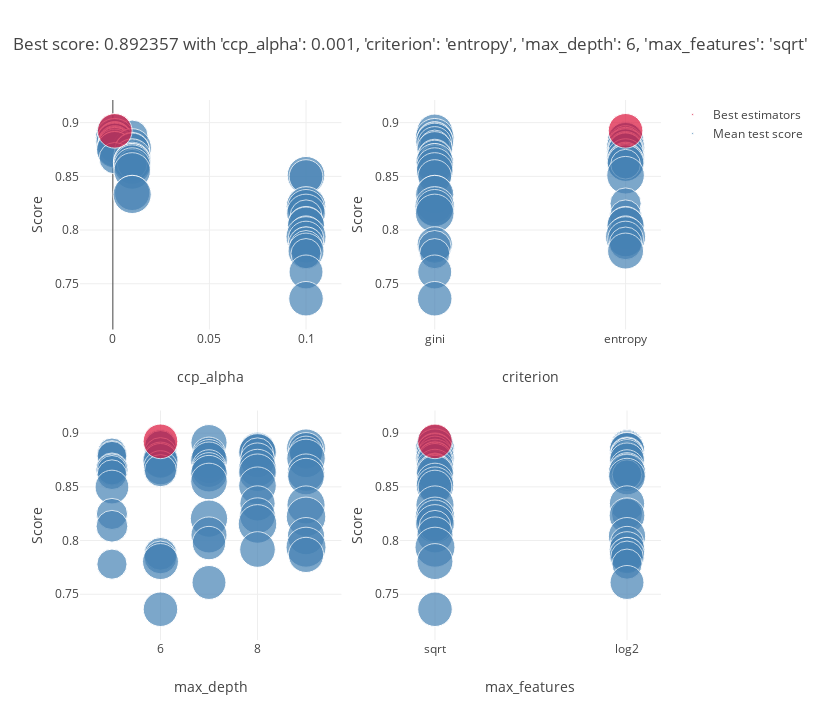

Source (notebook cell):
### Code cell
clf = GridSearchCV(model, parameters, cv=5, verbose=VERBOSE, n_jobs=-1)
clf.fit(X_train, y_train)
plot_grid_search(clf)
table_grid_search(clf)

### Figure 1 — Plotly figure (JSON) as saved in the notebook; plotly's stock layout.template omitted (floating-point values rounded to 4 significant figures)
{"data": [{"marker": {"color": "SteelBlue", "size": [0.9416, 0.7758, 0.7252, 0.6504, 1.083, 0.8764, 0.8946, 0.9632, 0.5925, 1.016, 0.788, 0.8178, 0.7732, 0.7548, 0.6593, 0.626, 0.843, 1.064, 0.9027, 0.962, 0.8765, 0.8702, 0.8254, 0.837, 1.012, 0.6042, 0.7114, 0.7418, 0.8689, 0.628, 0.7456, 1.006, 1.014, 0.964, 0.6344, 0.961, 0.961, 1.016, 0.82, 0.8916, 1.045, 0.696, 0.916, 1.124, 0.9999, 1.07, 0.726, 0.9338, 0.9952, 0.8018, 1.15, 0.9112, 0.7694, 0.8913, 0.7752, 0.9278, 0.654, 0.828, 0.8558], "sizemin": 4, "sizemode": "area", "sizeref": 0.001437}, "mode": "markers", "name": "Mean test score", "showlegend": true, "text": ["'ccp_alpha': 0.001,<br /> 'criterion': 'gini',<br /> 'max_depth': 7,<br /> 'max_features': 'sqrt'", "'ccp_alpha': 0.001,<br /> 'criterion': 'gini',<br /> 'max_depth': 6,<br /> 'max_features': 'log2'", "'ccp_alpha': 0.01,<br /> 'criterion': 'gini',<br /> 'max_depth': 6,<br /> 'max_features': 'log2'", "'ccp_alpha': 0.001,<br /> 'criterion': 'entropy',<br /> 'max_depth': 9,<br /> 'max_features': 'log2'", "'ccp_alpha': 0.001,<br /> 'criterion': 'gini',<br /> 'max_depth': 9,<br /> 'max_features': 'sqrt'", "'ccp_alpha': 0.001,<br /> 'criterion': 'gini',<br /> 'max_depth': 8,<br /> 'max_features': 'log2'", "'ccp_alpha': 0.001,<br /> 'criterion': 'gini',<br /> 'max_depth': 9,<br /> 'max_features': 'log2'", "'ccp_alpha': 0.001,<br /> 'criterion': 'entropy',<br /> 'max_depth': 8,<br /> 'max_features': 'sqrt'", "'ccp_alpha': 0.001,<br /> 'criterion': 'gini',<br /> 'max_depth': 5,<br /> 'max_features': 'log2'", "'ccp_alpha': 0.001,<br /> 'criterion': 'gini',<br /> 'max_depth': 8,<br /> 'max_features': 'sqrt'", "'ccp_alpha': 0.001,<br /> 'criterion': 'entropy',<br /> 'max_depth': 9,<br /> 'max_features': 'sqrt'", "'ccp_alpha': 0.001,<br /> 'criterion': 'gini',<br /> 'max_depth': 7,<br /> 'max_features': 'log2'", "'ccp_alpha': 0.001,<br /> 'criterion': 'entropy',<br /> 'max_depth': 6,<br /> 'max_features': 'log2'", "'ccp_alpha': 0.001,<br /> 'criterion': 'entropy',<br /> 'max_depth': 8,<br /> 'max_features': 'log2'", "'ccp_alpha': 0.001,<br /> 'criterion': 'gini',<br /> 'max_depth': 5,<br /> 'max_features': 'sqrt'", "'ccp_alpha': 0.001,<br /> 'criterion': 'entropy',<br /> 'max_depth': 5,<br /> 'max_features': 'log2'", "'ccp_alpha': 0.001,<br /> 'criterion': 'entropy',<br /> 'max_depth': 7,<br /> 'max_features': 'log2'", "'ccp_alpha': 0.01,<br /> 'criterion': 'entropy',<br /> 'max_depth': 9,<br /> 'max_features': 'sqrt'", "'ccp_alpha': 0.001,<br /> 'criterion': 'gini',<br /> 'max_depth': 6,<br /> 'max_features': 'sqrt'", "'ccp_alpha': 0.001,<br /> 'criterion': 'entropy',<br /> 'max_depth': 7,<br /> 'max_features': 'sqrt'", "'ccp_alpha': 0.01,<br /> 'criterion': 'entropy',<br /> 'max_depth': 8,<br /> 'max_features': 'log2'", "'ccp_alpha': 0.01,<br /> 'criterion': 'entropy',<br /> 'max_depth': 6,<br /> 'max_features': 'sqrt'", "'ccp_alpha': 0.01,<br /> 'criterion': 'gini',<br /> 'max_depth': 7,<br /> 'max_features': 'log2'", "'ccp_alpha': 0.01,<br /> 'criterion': 'gini',<br /> 'max_depth': 6,<br /> 'max_features': 'sqrt'", "'ccp_alpha': 0.01,<br /> 'criterion': 'entropy',<br /> 'max_depth': 8,<br /> 'max_features': 'sqrt'", "'ccp_alpha': 0.01,<br /> 'criterion': 'gini',<br /> 'max_depth': 5,<br /> 'max_features': 'log2'", "'ccp_alpha': 0.001,<br /> 'criterion': 'entropy',<br /> 'max_depth': 5,<br /> 'max_features': 'sqrt'", "'ccp_alpha': 0.01,<br /> 'criterion': 'entropy',<br /> 'max_depth': 5,<br /> 'max_features': 'sqrt'", "'ccp_alpha': 0.01,<br /> 'criterion': 'entropy',<br /> 'max_depth': 7,<br /> 'max_features': 'log2'", "'ccp_alpha': 0.01,<br /> 'criterion': 'gini',<br /> 'max_depth': 5,<br /> 'max_features': 'sqrt'", "'ccp_alpha': 0.01,<br /> 'criterion': 'entropy',<br /> 'max_depth': 6,<br /> 'max_features': 'log2'", "'ccp_alpha': 0.01,<br /> 'criterion': 'entropy',<br /> 'max_depth': 9,<br /> 'max_features': 'log2'", "'ccp_alpha': 0.01,<br /> 'criterion': 'gini',<br /> 'max_depth': 8,<br /> 'max_features': 'sqrt'", "'ccp_alpha': 0.01,<br /> 'criterion': 'entropy',<br /> 'max_depth': 7,<br /> 'max_features': 'sqrt'", "'ccp_alpha': 0.01,<br /> 'criterion': 'entropy',<br /> 'max_depth': 5,<br /> 'max_features': 'log2'", "'ccp_alpha': 0.01,<br /> 'criterion': 'gini',<br /> 'max_depth': 9,<br /> 'max_features': 'log2'", "'ccp_alpha': 0.01,<br /> 'criterion': 'gini',<br /> 'max_depth': 7,<br /> 'max_features': 'sqrt'", "'ccp_alpha': 0.1,<br /> 'criterion': 'entropy',<br /> 'max_depth': 8,<br /> 'max_features': 'sqrt'", "'ccp_alpha': 0.1,<br /> 'criterion': 'gini',<br /> 'max_depth': 5,<br /> 'max_features': 'sqrt'", "'ccp_alpha': 0.01,<br /> 'criterion': 'gini',<br /> 'max_depth': 8,<br /> 'max_features': 'log2'", "'ccp_alpha': 0.01,<br /> 'criterion': 'gini',<br /> 'max_depth': 9,<br /> 'max_features': 'sqrt'", "'ccp_alpha': 0.1,<br /> 'criterion': 'entropy',<br /> 'max_depth': 5,<br /> 'max_features': 'log2'", "'ccp_alpha': 0.1,<br /> 'criterion': 'gini',<br /> 'max_depth': 8,<br /> 'max_features': 'log2'", "'ccp_alpha': 0.1,<br /> 'criterion': 'gini',<br /> 'max_depth': 9,<br /> 'max_features': 'sqrt'", "'ccp_alpha': 0.1,<br /> 'criterion': 'gini',<br /> 'max_depth': 7,<br /> 'max_features': 'sqrt'", "'ccp_alpha': 0.1,<br /> 'criterion': 'gini',<br /> 'max_depth': 8,<br /> 'max_features': 'sqrt'", "'ccp_alpha': 0.1,<br /> 'criterion': 'entropy',<br /> 'max_depth': 5,<br /> 'max_features': 'sqrt'", "'ccp_alpha': 0.1,<br /> 'criterion': 'entropy',<br /> 'max_depth': 7,<br /> 'max_features': 'sqrt'", "'ccp_alpha': 0.1,<br /> 'criterion': 'entropy',<br /> 'max_depth': 9,<br /> 'max_features': 'log2'", "'ccp_alpha': 0.1,<br /> 'criterion': 'entropy',<br /> 'max_depth': 7,<br /> 'max_features': 'log2'", "'ccp_alpha': 0.1,<br /> 'criterion': 'entropy',<br /> 'max_depth': 9,<br /> 'max_features': 'sqrt'", "'ccp_alpha': 0.1,<br /> 'criterion': 'entropy',<br /> 'max_depth': 8,<br /> 'max_features': 'log2'", "'ccp_alpha': 0.1,<br /> 'criterion': 'entropy',<br /> 'max_depth': 6,<br /> 'max_features': 'log2'", "'ccp_alpha': 0.1,<br /> 'criterion': 'gini',<br /> 'max_depth': 9,<br /> 'max_features': 'log2'", "'ccp_alpha': 0.1,<br /> 'criterion': 'gini',<br /> 'max_depth': 6,<br /> 'max_features': 'log2'", "'ccp_alpha': 0.1,<br /> 'criterion': 'entropy',<br /> 'max_depth': 6,<br /> 'max_features': 'sqrt'", "'ccp_alpha': 0.1,<br /> 'criterion': 'gini',<br /> 'max_depth': 5,<br /> 'max_features': 'log2'", "'ccp_alpha': 0.1,<br /> 'criterion': 'gini',<br /> 'max_depth': 7,<br /> 'max_features': 'log2'", "'ccp_alpha': 0.1,<br /> 'criterion': 'gini',<br /> 'max_depth': 6,<br /> 'max_features': 'sqrt'"], "type": "scatter", "x": [0.001, 0.001, 0.01, 0.001, 0.001, 0.001, 0.001, 0.001, 0.001, 0.001, 0.001, 0.001, 0.001, 0.001, 0.001, 0.001, 0.001, 0.01, 0.001, 0.001, 0.01, 0.01, 0.01, 0.01, 0.01, 0.01, 0.001, 0.01, 0.01, 0.01, 0.01, 0.01, 0.01, 0.01, 0.01, 0.01, 0.01, 0.1, 0.1, 0.01, 0.01, 0.1, 0.1, 0.1, 0.1, 0.1, 0.1, 0.1, 0.1, 0.1, 0.1, 0.1, 0.1, 0.1, 0.1, 0.1, 0.1, 0.1, 0.1], "xaxis": "x", "y": [0.8911, 0.8881, 0.8876, 0.8871, 0.8859, 0.8848, 0.8841, 0.8831, 0.8821, 0.882, 0.8818, 0.8806, 0.8806, 0.8805, 0.879, 0.8786, 0.8781, 0.8765, 0.8751, 0.8747, 0.8746, 0.8741, 0.8688, 0.8678, 0.8675, 0.867, 0.8669, 0.8657, 0.8656, 0.8655, 0.8651, 0.8632, 0.8631, 0.8623, 0.8613, 0.8596, 0.855, 0.851, 0.8498, 0.8346, 0.8331, 0.8248, 0.8232, 0.8221, 0.8204, 0.8155, 0.8133, 0.8052, 0.8041, 0.7977, 0.7938, 0.7917, 0.7876, 0.7866, 0.7843, 0.7805, 0.7781, 0.761, 0.7361], "yaxis": "y"}, {"marker": {"color": "Crimson", "size": [0.8634], "sizemin": 4, "sizemode": "area", "sizeref": 0.001437}, "mode": "markers", "name": "Best estimators", "showlegend": true, "text": ["{'ccp_alpha': 0.001, 'criterion': 'entropy', 'max_depth': 6, 'max_features': 'sqrt'}"], "type": "scatter", "x": [0.001], "xaxis": "x", "y": [0.8924], "yaxis": "y"}, {"marker": {"color": "SteelBlue", "size": [0.9416, 0.7758, 0.7252, 0.6504, 1.083, 0.8764, 0.8946, 0.9632, 0.5925, 1.016, 0.788, 0.8178, 0.7732, 0.7548, 0.6593, 0.626, 0.843, 1.064, 0.9027, 0.962, 0.8765, 0.8702, 0.8254, 0.837, 1.012, 0.6042, 0.7114, 0.7418, 0.8689, 0.628, 0.7456, 1.006, 1.014, 0.964, 0.6344, 0.961, 0.961, 1.016, 0.82, 0.8916, 1.045, 0.696, 0.916, 1.124, 0.9999, 1.07, 0.726, 0.9338, 0.9952, 0.8018, 1.15, 0.9112, 0.7694, 0.8913, 0.7752, 0.9278, 0.654, 0.828, 0.8558], "sizemin": 4, "sizemode": "area", "sizeref": 0.001437}, "mode": "markers", "name": "Mean test score", "showlegend": false, "text": ["'ccp_alpha': 0.001,<br /> 'criterion': 'gini',<br /> 'max_depth': 7,<br /> 'max_features': 'sqrt'", "'ccp_alpha': 0.001,<br /> 'criterion': 'gini',<br /> 'max_depth': 6,<br /> 'max_features': 'log2'", "'ccp_alpha': 0.01,<br /> 'criterion': 'gini',<br /> 'max_depth': 6,<br /> 'max_features': 'log2'", "'ccp_alpha': 0.001,<br /> 'criterion': 'entropy',<br /> 'max_depth': 9,<br /> 'max_features': 'log2'", "'ccp_alpha': 0.001,<br /> 'criterion': 'gini',<br /> 'max_depth': 9,<br /> 'max_features': 'sqrt'", "'ccp_alpha': 0.001,<br /> 'criterion': 'gini',<br /> 'max_depth': 8,<br /> 'max_features': 'log2'", "'ccp_alpha': 0.001,<br /> 'criterion': 'gini',<br /> 'max_depth': 9,<br /> 'max_features': 'log2'", "'ccp_alpha': 0.001,<br /> 'criterion': 'entropy',<br /> 'max_depth': 8,<br /> 'max_features': 'sqrt'", "'ccp_alpha': 0.001,<br /> 'criterion': 'gini',<br /> 'max_depth': 5,<br /> 'max_features': 'log2'", "'ccp_alpha': 0.001,<br /> 'criterion': 'gini',<br /> 'max_depth': 8,<br /> 'max_features': 'sqrt'", "'ccp_alpha': 0.001,<br /> 'criterion': 'entropy',<br /> 'max_depth': 9,<br /> 'max_features': 'sqrt'", "'ccp_alpha': 0.001,<br /> 'criterion': 'gini',<br /> 'max_depth': 7,<br /> 'max_features': 'log2'", "'ccp_alpha': 0.001,<br /> 'criterion': 'entropy',<br /> 'max_depth': 6,<br /> 'max_features': 'log2'", "'ccp_alpha': 0.001,<br /> 'criterion': 'entropy',<br /> 'max_depth': 8,<br /> 'max_features': 'log2'", "'ccp_alpha': 0.001,<br /> 'criterion': 'gini',<br /> 'max_depth': 5,<br /> 'max_features': 'sqrt'", "'ccp_alpha': 0.001,<br /> 'criterion': 'entropy',<br /> 'max_depth': 5,<br /> 'max_features': 'log2'", "'ccp_alpha': 0.001,<br /> 'criterion': 'entropy',<br /> 'max_depth': 7,<br /> 'max_features': 'log2'", "'ccp_alpha': 0.01,<br /> 'criterion': 'entropy',<br /> 'max_depth': 9,<br /> 'max_features': 'sqrt'", "'ccp_alpha': 0.001,<br /> 'criterion': 'gini',<br /> 'max_depth': 6,<br /> 'max_features': 'sqrt'", "'ccp_alpha': 0.001,<br /> 'criterion': 'entropy',<br /> 'max_depth': 7,<br /> 'max_features': 'sqrt'", "'ccp_alpha': 0.01,<br /> 'criterion': 'entropy',<br /> 'max_depth': 8,<br /> 'max_features': 'log2'", "'ccp_alpha': 0.01,<br /> 'criterion': 'entropy',<br /> 'max_depth': 6,<br /> 'max_features': 'sqrt'", "'ccp_alpha': 0.01,<br /> 'criterion': 'gini',<br /> 'max_depth': 7,<br /> 'max_features': 'log2'", "'ccp_alpha': 0.01,<br /> 'criterion': 'gini',<br /> 'max_depth': 6,<br /> 'max_features': 'sqrt'", "'ccp_alpha': 0.01,<br /> 'criterion': 'entropy',<br /> 'max_depth': 8,<br /> 'max_features': 'sqrt'", "'ccp_alpha': 0.01,<br /> 'criterion': 'gini',<br /> 'max_depth': 5,<br /> 'max_features': 'log2'", "'ccp_alpha': 0.001,<br /> 'criterion': 'entropy',<br /> 'max_depth': 5,<br /> 'max_features': 'sqrt'", "'ccp_alpha': 0.01,<br /> 'criterion': 'entropy',<br /> 'max_depth': 5,<br /> 'max_features': 'sqrt'", "'ccp_alpha': 0.01,<br /> 'criterion': 'entropy',<br /> 'max_depth': 7,<br /> 'max_features': 'log2'", "'ccp_alpha': 0.01,<br /> 'criterion': 'gini',<br /> 'max_depth': 5,<br /> 'max_features': 'sqrt'", "'ccp_alpha': 0.01,<br /> 'criterion': 'entropy',<br /> 'max_depth': 6,<br /> 'max_features': 'log2'", "'ccp_alpha': 0.01,<br /> 'criterion': 'entropy',<br /> 'max_depth': 9,<br /> 'max_features': 'log2'", "'ccp_alpha': 0.01,<br /> 'criterion': 'gini',<br /> 'max_depth': 8,<br /> 'max_features': 'sqrt'", "'ccp_alpha': 0.01,<br /> 'criterion': 'entropy',<br /> 'max_depth': 7,<br /> 'max_features': 'sqrt'", "'ccp_alpha': 0.01,<br /> 'criterion': 'entropy',<br /> 'max_depth': 5,<br /> 'max_features': 'log2'", "'ccp_alpha': 0.01,<br /> 'criterion': 'gini',<br /> 'max_depth': 9,<br /> 'max_features': 'log2'", "'ccp_alpha': 0.01,<br /> 'criterion': 'gini',<br /> 'max_depth': 7,<br /> 'max_features': 'sqrt'", "'ccp_alpha': 0.1,<br /> 'criterion': 'entropy',<br /> 'max_depth': 8,<br /> 'max_features': 'sqrt'", "'ccp_alpha': 0.1,<br /> 'criterion': 'gini',<br /> 'max_depth': 5,<br /> 'max_features': 'sqrt'", "'ccp_alpha': 0.01,<br /> 'criterion': 'gini',<br /> 'max_depth': 8,<br /> 'max_features': 'log2'", "'ccp_alpha': 0.01,<br /> 'criterion': 'gini',<br /> 'max_depth': 9,<br /> 'max_features': 'sqrt'", "'ccp_alpha': 0.1,<br /> 'criterion': 'entropy',<br /> 'max_depth': 5,<br /> 'max_features': 'log2'", "'ccp_alpha': 0.1,<br /> 'criterion': 'gini',<br /> 'max_depth': 8,<br /> 'max_features': 'log2'", "'ccp_alpha': 0.1,<br /> 'criterion': 'gini',<br /> 'max_depth': 9,<br /> 'max_features': 'sqrt'", "'ccp_alpha': 0.1,<br /> 'criterion': 'gini',<br /> 'max_depth': 7,<br /> 'max_features': 'sqrt'", "'ccp_alpha': 0.1,<br /> 'criterion': 'gini',<br /> 'max_depth': 8,<br /> 'max_features': 'sqrt'", "'ccp_alpha': 0.1,<br /> 'criterion': 'entropy',<br /> 'max_depth': 5,<br /> 'max_features': 'sqrt'", "'ccp_alpha': 0.1,<br /> 'criterion': 'entropy',<br /> 'max_depth': 7,<br /> 'max_features': 'sqrt'", "'ccp_alpha': 0.1,<br /> 'criterion': 'entropy',<br /> 'max_depth': 9,<br /> 'max_features': 'log2'", "'ccp_alpha': 0.1,<br /> 'criterion': 'entropy',<br /> 'max_depth': 7,<br /> 'max_features': 'log2'", "'ccp_alpha': 0.1,<br /> 'criterion': 'entropy',<br /> 'max_depth': 9,<br /> 'max_features': 'sqrt'", "'ccp_alpha': 0.1,<br /> 'criterion': 'entropy',<br /> 'max_depth': 8,<br /> 'max_features': 'log2'", "'ccp_alpha': 0.1,<br /> 'criterion': 'entropy',<br /> 'max_depth': 6,<br /> 'max_features': 'log2'", "'ccp_alpha': 0.1,<br /> 'criterion': 'gini',<br /> 'max_depth': 9,<br /> 'max_features': 'log2'", "'ccp_alpha': 0.1,<br /> 'criterion': 'gini',<br /> 'max_depth': 6,<br /> 'max_features': 'log2'", "'ccp_alpha': 0.1,<br /> 'criterion': 'entropy',<br /> 'max_depth': 6,<br /> 'max_features': 'sqrt'", "'ccp_alpha': 0.1,<br /> 'criterion': 'gini',<br /> 'max_depth': 5,<br /> 'max_features': 'log2'", "'ccp_alpha': 0.1,<br /> 'criterion': 'gini',<br /> 'max_depth': 7,<br /> 'max_features': 'log2'", "'ccp_alpha': 0.1,<br /> 'criterion': 'gini',<br /> 'max_depth': 6,<br /> 'max_features': 'sqrt'"], "type": "scatter", "x": ["gini", "gini", "gini", "entropy", "gini", "gini", "gini", "entropy", "gini", "gini", "entropy", "gini", "entropy", "entropy", "gini", "entropy", "entropy", "entropy", "gini", "entropy", "entropy", "entropy", "gini", "gini", "entropy", "gini", "entropy", "entropy", "entropy", "gini", "entropy", "entropy", "gini", "entropy", "entropy", "gini", "gini", "entropy", "gini", "gini", "gini", "entropy", "gini", "gini", "gini", "gini", "entropy", "entropy", "entropy", "entropy", "entropy", "entropy", "entropy", "gini", "gini", "entropy", "gini", "gini", "gini"], "xaxis": "x2", "y": [0.8911, 0.8881, 0.8876, 0.8871, 0.8859, 0.8848, 0.8841, 0.8831, 0.8821, 0.882, 0.8818, 0.8806, 0.8806, 0.8805, 0.879, 0.8786, 0.8781, 0.8765, 0.8751, 0.8747, 0.8746, 0.8741, 0.8688, 0.8678, 0.8675, 0.867, 0.8669, 0.8657, 0.8656, 0.8655, 0.8651, 0.8632, 0.8631, 0.8623, 0.8613, 0.8596, 0.855, 0.851, 0.8498, 0.8346, 0.8331, 0.8248, 0.8232, 0.8221, 0.8204, 0.8155, 0.8133, 0.8052, 0.8041, 0.7977, 0.7938, 0.7917, 0.7876, 0.7866, 0.7843, 0.7805, 0.7781, 0.761, 0.7361], "yaxis": "y2"}, {"marker": {"color": "Crimson", "size": [0.8634], "sizemin": 4, "sizemode": "area", "sizeref": 0.001437}, "mode": "markers", "name": "Best estimators", "showlegend": false, "text": ["{'ccp_alpha': 0.001, 'criterion': 'entropy', 'max_depth': 6, 'max_features': 'sqrt'}"], "type": "scatter", "x": ["entropy"], "xaxis": "x2", "y": [0.8924], "yaxis": "y2"}, {"marker": {"color": "SteelBlue", "size": [0.9416, 0.7758, 0.7252, 0.6504, 1.083, 0.8764, 0.8946, 0.9632, 0.5925, 1.016, 0.788, 0.8178, 0.7732, 0.7548, 0.6593, 0.626, 0.843, 1.064, 0.9027, 0.962, 0.8765, 0.8702, 0.8254, 0.837, 1.012, 0.6042, 0.7114, 0.7418, 0.8689, 0.628, 0.7456, 1.006, 1.014, 0.964, 0.6344, 0.961, 0.961, 1.016, 0.82, 0.8916, 1.045, 0.696, 0.916, 1.124, 0.9999, 1.07, 0.726, 0.9338, 0.9952, 0.8018, 1.15, 0.9112, 0.7694, 0.8913, 0.7752, 0.9278, 0.654, 0.828, 0.8558], "sizemin": 4, "sizemode": "area", "sizeref": 0.001437}, "mode": "markers", "name": "Mean test score", "showlegend": false, "text": ["'ccp_alpha': 0.001,<br /> 'criterion': 'gini',<br /> 'max_depth': 7,<br /> 'max_features': 'sqrt'", "'ccp_alpha': 0.001,<br /> 'criterion': 'gini',<br /> 'max_depth': 6,<br /> 'max_features': 'log2'", "'ccp_alpha': 0.01,<br /> 'criterion': 'gini',<br /> 'max_depth': 6,<br /> 'max_features': 'log2'", "'ccp_alpha': 0.001,<br /> 'criterion': 'entropy',<br /> 'max_depth': 9,<br /> 'max_features': 'log2'", "'ccp_alpha': 0.001,<br /> 'criterion': 'gini',<br /> 'max_depth': 9,<br /> 'max_features': 'sqrt'", "'ccp_alpha': 0.001,<br /> 'criterion': 'gini',<br /> 'max_depth': 8,<br /> 'max_features': 'log2'", "'ccp_alpha': 0.001,<br /> 'criterion': 'gini',<br /> 'max_depth': 9,<br /> 'max_features': 'log2'", "'ccp_alpha': 0.001,<br /> 'criterion': 'entropy',<br /> 'max_depth': 8,<br /> 'max_features': 'sqrt'", "'ccp_alpha': 0.001,<br /> 'criterion': 'gini',<br /> 'max_depth': 5,<br /> 'max_features': 'log2'", "'ccp_alpha': 0.001,<br /> 'criterion': 'gini',<br /> 'max_depth': 8,<br /> 'max_features': 'sqrt'", "'ccp_alpha': 0.001,<br /> 'criterion': 'entropy',<br /> 'max_depth': 9,<br /> 'max_features': 'sqrt'", "'ccp_alpha': 0.001,<br /> 'criterion': 'gini',<br /> 'max_depth': 7,<br /> 'max_features': 'log2'", "'ccp_alpha': 0.001,<br /> 'criterion': 'entropy',<br /> 'max_depth': 6,<br /> 'max_features': 'log2'", "'ccp_alpha': 0.001,<br /> 'criterion': 'entropy',<br /> 'max_depth': 8,<br /> 'max_features': 'log2'", "'ccp_alpha': 0.001,<br /> 'criterion': 'gini',<br /> 'max_depth': 5,<br /> 'max_features': 'sqrt'", "'ccp_alpha': 0.001,<br /> 'criterion': 'entropy',<br /> 'max_depth': 5,<br /> 'max_features': 'log2'", "'ccp_alpha': 0.001,<br /> 'criterion': 'entropy',<br /> 'max_depth': 7,<br /> 'max_features': 'log2'", "'ccp_alpha': 0.01,<br /> 'criterion': 'entropy',<br /> 'max_depth': 9,<br /> 'max_features': 'sqrt'", "'ccp_alpha': 0.001,<br /> 'criterion': 'gini',<br /> 'max_depth': 6,<br /> 'max_features': 'sqrt'", "'ccp_alpha': 0.001,<br /> 'criterion': 'entropy',<br /> 'max_depth': 7,<br /> 'max_features': 'sqrt'", "'ccp_alpha': 0.01,<br /> 'criterion': 'entropy',<br /> 'max_depth': 8,<br /> 'max_features': 'log2'", "'ccp_alpha': 0.01,<br /> 'criterion': 'entropy',<br /> 'max_depth': 6,<br /> 'max_features': 'sqrt'", "'ccp_alpha': 0.01,<br /> 'criterion': 'gini',<br /> 'max_depth': 7,<br /> 'max_features': 'log2'", "'ccp_alpha': 0.01,<br /> 'criterion': 'gini',<br /> 'max_depth': 6,<br /> 'max_features': 'sqrt'", "'ccp_alpha': 0.01,<br /> 'criterion': 'entropy',<br /> 'max_depth': 8,<br /> 'max_features': 'sqrt'", "'ccp_alpha': 0.01,<br /> 'criterion': 'gini',<br /> 'max_depth': 5,<br /> 'max_features': 'log2'", "'ccp_alpha': 0.001,<br /> 'criterion': 'entropy',<br /> 'max_depth': 5,<br /> 'max_features': 'sqrt'", "'ccp_alpha': 0.01,<br /> 'criterion': 'entropy',<br /> 'max_depth': 5,<br /> 'max_features': 'sqrt'", "'ccp_alpha': 0.01,<br /> 'criterion': 'entropy',<br /> 'max_depth': 7,<br /> 'max_features': 'log2'", "'ccp_alpha': 0.01,<br /> 'criterion': 'gini',<br /> 'max_depth': 5,<br /> 'max_features': 'sqrt'", "'ccp_alpha': 0.01,<br /> 'criterion': 'entropy',<br /> 'max_depth': 6,<br /> 'max_features': 'log2'", "'ccp_alpha': 0.01,<br /> 'criterion': 'entropy',<br /> 'max_depth': 9,<br /> 'max_features': 'log2'", "'ccp_alpha': 0.01,<br /> 'criterion': 'gini',<br /> 'max_depth': 8,<br /> 'max_features': 'sqrt'", "'ccp_alpha': 0.01,<br /> 'criterion': 'entropy',<br /> 'max_depth': 7,<br /> 'max_features': 'sqrt'", "'ccp_alpha': 0.01,<br /> 'criterion': 'entropy',<br /> 'max_depth': 5,<br /> 'max_features': 'log2'", "'ccp_alpha': 0.01,<br /> 'criterion': 'gini',<br /> 'max_depth': 9,<br /> 'max_features': 'log2'", "'ccp_alpha': 0.01,<br /> 'criterion': 'gini',<br /> 'max_depth': 7,<br /> 'max_features': 'sqrt'", "'ccp_alpha': 0.1,<br /> 'criterion': 'entropy',<br /> 'max_depth': 8,<br /> 'max_features': 'sqrt'", "'ccp_alpha': 0.1,<br /> 'criterion': 'gini',<br /> 'max_depth': 5,<br /> 'max_features': 'sqrt'", "'ccp_alpha': 0.01,<br /> 'criterion': 'gini',<br /> 'max_depth': 8,<br /> 'max_features': 'log2'", "'ccp_alpha': 0.01,<br /> 'criterion': 'gini',<br /> 'max_depth': 9,<br /> 'max_features': 'sqrt'", "'ccp_alpha': 0.1,<br /> 'criterion': 'entropy',<br /> 'max_depth': 5,<br /> 'max_features': 'log2'", "'ccp_alpha': 0.1,<br /> 'criterion': 'gini',<br /> 'max_depth': 8,<br /> 'max_features': 'log2'", "'ccp_alpha': 0.1,<br /> 'criterion': 'gini',<br /> 'max_depth': 9,<br /> 'max_features': 'sqrt'", "'ccp_alpha': 0.1,<br /> 'criterion': 'gini',<br /> 'max_depth': 7,<br /> 'max_features': 'sqrt'", "'ccp_alpha': 0.1,<br /> 'criterion': 'gini',<br /> 'max_depth': 8,<br /> 'max_features': 'sqrt'", "'ccp_alpha': 0.1,<br /> 'criterion': 'entropy',<br /> 'max_depth': 5,<br /> 'max_features': 'sqrt'", "'ccp_alpha': 0.1,<br /> 'criterion': 'entropy',<br /> 'max_depth': 7,<br /> 'max_features': 'sqrt'", "'ccp_alpha': 0.1,<br /> 'criterion': 'entropy',<br /> 'max_depth': 9,<br /> 'max_features': 'log2'", "'ccp_alpha': 0.1,<br /> 'criterion': 'entropy',<br /> 'max_depth': 7,<br /> 'max_features': 'log2'", "'ccp_alpha': 0.1,<br /> 'criterion': 'entropy',<br /> 'max_depth': 9,<br /> 'max_features': 'sqrt'", "'ccp_alpha': 0.1,<br /> 'criterion': 'entropy',<br /> 'max_depth': 8,<br /> 'max_features': 'log2'", "'ccp_alpha': 0.1,<br /> 'criterion': 'entropy',<br /> 'max_depth': 6,<br /> 'max_features': 'log2'", "'ccp_alpha': 0.1,<br /> 'criterion': 'gini',<br /> 'max_depth': 9,<br /> 'max_features': 'log2'", "'ccp_alpha': 0.1,<br /> 'criterion': 'gini',<br /> 'max_depth': 6,<br /> 'max_features': 'log2'", "'ccp_alpha': 0.1,<br /> 'criterion': 'entropy',<br /> 'max_depth': 6,<br /> 'max_features': 'sqrt'", "'ccp_alpha': 0.1,<br /> 'criterion': 'gini',<br /> 'max_depth': 5,<br /> 'max_features': 'log2'", "'ccp_alpha': 0.1,<br /> 'criterion': 'gini',<br /> 'max_depth': 7,<br /> 'max_features': 'log2'", "'ccp_alpha': 0.1,<br /> 'criterion': 'gini',<br /> 'max_depth': 6,<br /> 'max_features': 'sqrt'"], "type": "scatter", "x": [7, 6, 6, 9, 9, 8, 9, 8, 5, 8, 9, 7, 6, 8, 5, 5, 7, 9, 6, 7, 8, 6, 7, 6, 8, 5, 5, 5, 7, 5, 6, 9, 8, 7, 5, 9, 7, 8, 5, 8, 9, 5, 8, 9, 7, 8, 5, 7, 9, 7, 9, 8, 6, 9, 6, 6, 5, 7, 6], "xaxis": "x3", "y": [0.8911, 0.8881, 0.8876, 0.8871, 0.8859, 0.8848, 0.8841, 0.8831, 0.8821, 0.882, 0.8818, 0.8806, 0.8806, 0.8805, 0.879, 0.8786, 0.8781, 0.8765, 0.8751, 0.8747, 0.8746, 0.8741, 0.8688, 0.8678, 0.8675, 0.867, 0.8669, 0.8657, 0.8656, 0.8655, 0.8651, 0.8632, 0.8631, 0.8623, 0.8613, 0.8596, 0.855, 0.851, 0.8498, 0.8346, 0.8331, 0.8248, 0.8232, 0.8221, 0.8204, 0.8155, 0.8133, 0.8052, 0.8041, 0.7977, 0.7938, 0.7917, 0.7876, 0.7866, 0.7843, 0.7805, 0.7781, 0.761, 0.7361], "yaxis": "y3"}, {"marker": {"color": "Crimson", "size": [0.8634], "sizemin": 4, "sizemode": "area", "sizeref": 0.001437}, "mode": "markers", "name": "Best estimators", "showlegend": false, "text": ["{'ccp_alpha': 0.001, 'criterion': 'entropy', 'max_depth': 6, 'max_features': 'sqrt'}"], "type": "scatter", "x": [6], "xaxis": "x3", "y": [0.8924], "yaxis": "y3"}, {"marker": {"color": "SteelBlue", "size": [0.9416, 0.7758, 0.7252, 0.6504, 1.083, 0.8764, 0.8946, 0.9632, 0.5925, 1.016, 0.788, 0.8178, 0.7732, 0.7548, 0.6593, 0.626, 0.843, 1.064, 0.9027, 0.962, 0.8765, 0.8702, 0.8254, 0.837, 1.012, 0.6042, 0.7114, 0.7418, 0.8689, 0.628, 0.7456, 1.006, 1.014, 0.964, 0.6344, 0.961, 0.961, 1.016, 0.82, 0.8916, 1.045, 0.696, 0.916, 1.124, 0.9999, 1.07, 0.726, 0.9338, 0.9952, 0.8018, 1.15, 0.9112, 0.7694, 0.8913, 0.7752, 0.9278, 0.654, 0.828, 0.8558], "sizemin": 4, "sizemode": "area", "sizeref": 0.001437}, "mode": "markers", "name": "Mean test score", "showlegend": false, "text": ["'ccp_alpha': 0.001,<br /> 'criterion': 'gini',<br /> 'max_depth': 7,<br /> 'max_features': 'sqrt'", "'ccp_alpha': 0.001,<br /> 'criterion': 'gini',<br /> 'max_depth': 6,<br /> 'max_features': 'log2'", "'ccp_alpha': 0.01,<br /> 'criterion': 'gini',<br /> 'max_depth': 6,<br /> 'max_features': 'log2'", "'ccp_alpha': 0.001,<br /> 'criterion': 'entropy',<br /> 'max_depth': 9,<br /> 'max_features': 'log2'", "'ccp_alpha': 0.001,<br /> 'criterion': 'gini',<br /> 'max_depth': 9,<br /> 'max_features': 'sqrt'", "'ccp_alpha': 0.001,<br /> 'criterion': 'gini',<br /> 'max_depth': 8,<br /> 'max_features': 'log2'", "'ccp_alpha': 0.001,<br /> 'criterion': 'gini',<br /> 'max_depth': 9,<br /> 'max_features': 'log2'", "'ccp_alpha': 0.001,<br /> 'criterion': 'entropy',<br /> 'max_depth': 8,<br /> 'max_features': 'sqrt'", "'ccp_alpha': 0.001,<br /> 'criterion': 'gini',<br /> 'max_depth': 5,<br /> 'max_features': 'log2'", "'ccp_alpha': 0.001,<br /> 'criterion': 'gini',<br /> 'max_depth': 8,<br /> 'max_features': 'sqrt'", "'ccp_alpha': 0.001,<br /> 'criterion': 'entropy',<br /> 'max_depth': 9,<br /> 'max_features': 'sqrt'", "'ccp_alpha': 0.001,<br /> 'criterion': 'gini',<br /> 'max_depth': 7,<br /> 'max_features': 'log2'", "'ccp_alpha': 0.001,<br /> 'criterion': 'entropy',<br /> 'max_depth': 6,<br /> 'max_features': 'log2'", "'ccp_alpha': 0.001,<br /> 'criterion': 'entropy',<br /> 'max_depth': 8,<br /> 'max_features': 'log2'", "'ccp_alpha': 0.001,<br /> 'criterion': 'gini',<br /> 'max_depth': 5,<br /> 'max_features': 'sqrt'", "'ccp_alpha': 0.001,<br /> 'criterion': 'entropy',<br /> 'max_depth': 5,<br /> 'max_features': 'log2'", "'ccp_alpha': 0.001,<br /> 'criterion': 'entropy',<br /> 'max_depth': 7,<br /> 'max_features': 'log2'", "'ccp_alpha': 0.01,<br /> 'criterion': 'entropy',<br /> 'max_depth': 9,<br /> 'max_features': 'sqrt'", "'ccp_alpha': 0.001,<br /> 'criterion': 'gini',<br /> 'max_depth': 6,<br /> 'max_features': 'sqrt'", "'ccp_alpha': 0.001,<br /> 'criterion': 'entropy',<br /> 'max_depth': 7,<br /> 'max_features': 'sqrt'", "'ccp_alpha': 0.01,<br /> 'criterion': 'entropy',<br /> 'max_depth': 8,<br /> 'max_features': 'log2'", "'ccp_alpha': 0.01,<br /> 'criterion': 'entropy',<br /> 'max_depth': 6,<br /> 'max_features': 'sqrt'", "'ccp_alpha': 0.01,<br /> 'criterion': 'gini',<br /> 'max_depth': 7,<br /> 'max_features': 'log2'", "'ccp_alpha': 0.01,<br /> 'criterion': 'gini',<br /> 'max_depth': 6,<br /> 'max_features': 'sqrt'", "'ccp_alpha': 0.01,<br /> 'criterion': 'entropy',<br /> 'max_depth': 8,<br /> 'max_features': 'sqrt'", "'ccp_alpha': 0.01,<br /> 'criterion': 'gini',<br /> 'max_depth': 5,<br /> 'max_features': 'log2'", "'ccp_alpha': 0.001,<br /> 'criterion': 'entropy',<br /> 'max_depth': 5,<br /> 'max_features': 'sqrt'", "'ccp_alpha': 0.01,<br /> 'criterion': 'entropy',<br /> 'max_depth': 5,<br /> 'max_features': 'sqrt'", "'ccp_alpha': 0.01,<br /> 'criterion': 'entropy',<br /> 'max_depth': 7,<br /> 'max_features': 'log2'", "'ccp_alpha': 0.01,<br /> 'criterion': 'gini',<br /> 'max_depth': 5,<br /> 'max_features': 'sqrt'", "'ccp_alpha': 0.01,<br /> 'criterion': 'entropy',<br /> 'max_depth': 6,<br /> 'max_features': 'log2'", "'ccp_alpha': 0.01,<br /> 'criterion': 'entropy',<br /> 'max_depth': 9,<br /> 'max_features': 'log2'", "'ccp_alpha': 0.01,<br /> 'criterion': 'gini',<br /> 'max_depth': 8,<br /> 'max_features': 'sqrt'", "'ccp_alpha': 0.01,<br /> 'criterion': 'entropy',<br /> 'max_depth': 7,<br /> 'max_features': 'sqrt'", "'ccp_alpha': 0.01,<br /> 'criterion': 'entropy',<br /> 'max_depth': 5,<br /> 'max_features': 'log2'", "'ccp_alpha': 0.01,<br /> 'criterion': 'gini',<br /> 'max_depth': 9,<br /> 'max_features': 'log2'", "'ccp_alpha': 0.01,<br /> 'criterion': 'gini',<br /> 'max_depth': 7,<br /> 'max_features': 'sqrt'", "'ccp_alpha': 0.1,<br /> 'criterion': 'entropy',<br /> 'max_depth': 8,<br /> 'max_features': 'sqrt'", "'ccp_alpha': 0.1,<br /> 'criterion': 'gini',<br /> 'max_depth': 5,<br /> 'max_features': 'sqrt'", "'ccp_alpha': 0.01,<br /> 'criterion': 'gini',<br /> 'max_depth': 8,<br /> 'max_features': 'log2'", "'ccp_alpha': 0.01,<br /> 'criterion': 'gini',<br /> 'max_depth': 9,<br /> 'max_features': 'sqrt'", "'ccp_alpha': 0.1,<br /> 'criterion': 'entropy',<br /> 'max_depth': 5,<br /> 'max_features': 'log2'", "'ccp_alpha': 0.1,<br /> 'criterion': 'gini',<br /> 'max_depth': 8,<br /> 'max_features': 'log2'", "'ccp_alpha': 0.1,<br /> 'criterion': 'gini',<br /> 'max_depth': 9,<br /> 'max_features': 'sqrt'", "'ccp_alpha': 0.1,<br /> 'criterion': 'gini',<br /> 'max_depth': 7,<br /> 'max_features': 'sqrt'", "'ccp_alpha': 0.1,<br /> 'criterion': 'gini',<br /> 'max_depth': 8,<br /> 'max_features': 'sqrt'", "'ccp_alpha': 0.1,<br /> 'criterion': 'entropy',<br /> 'max_depth': 5,<br /> 'max_features': 'sqrt'", "'ccp_alpha': 0.1,<br /> 'criterion': 'entropy',<br /> 'max_depth': 7,<br /> 'max_features': 'sqrt'", "'ccp_alpha': 0.1,<br /> 'criterion': 'entropy',<br /> 'max_depth': 9,<br /> 'max_features': 'log2'", "'ccp_alpha': 0.1,<br /> 'criterion': 'entropy',<br /> 'max_depth': 7,<br /> 'max_features': 'log2'", "'ccp_alpha': 0.1,<br /> 'criterion': 'entropy',<br /> 'max_depth': 9,<br /> 'max_features': 'sqrt'", "'ccp_alpha': 0.1,<br /> 'criterion': 'entropy',<br /> 'max_depth': 8,<br /> 'max_features': 'log2'", "'ccp_alpha': 0.1,<br /> 'criterion': 'entropy',<br /> 'max_depth': 6,<br /> 'max_features': 'log2'", "'ccp_alpha': 0.1,<br /> 'criterion': 'gini',<br /> 'max_depth': 9,<br /> 'max_features': 'log2'", "'ccp_alpha': 0.1,<br /> 'criterion': 'gini',<br /> 'max_depth': 6,<br /> 'max_features': 'log2'", "'ccp_alpha': 0.1,<br /> 'criterion': 'entropy',<br /> 'max_depth': 6,<br /> 'max_features': 'sqrt'", "'ccp_alpha': 0.1,<br /> 'criterion': 'gini',<br /> 'max_depth': 5,<br /> 'max_features': 'log2'", "'ccp_alpha': 0.1,<br /> 'criterion': 'gini',<br /> 'max_depth': 7,<br /> 'max_features': 'log2'", "'ccp_alpha': 0.1,<br /> 'criterion': 'gini',<br /> 'max_depth': 6,<br /> 'max_features': 'sqrt'"], "type": "scatter", "x": ["sqrt", "log2", "log2", "log2", "sqrt", "log2", "log2", "sqrt", "log2", "sqrt", "sqrt", "log2", "log2", "log2", "sqrt", "log2", "log2", "sqrt", "sqrt", "sqrt", "log2", "sqrt", "log2", "sqrt", "sqrt", "log2", "sqrt", "sqrt", "log2", "sqrt", "log2", "log2", "sqrt", "sqrt", "log2", "log2", "sqrt", "sqrt", "sqrt", "log2", "sqrt", "log2", "log2", "sqrt", "sqrt", "sqrt", "sqrt", "sqrt", "log2", "log2", "sqrt", "log2", "log2", "log2", "log2", "sqrt", "log2", "log2", "sqrt"], "xaxis": "x4", "y": [0.8911, 0.8881, 0.8876, 0.8871, 0.8859, 0.8848, 0.8841, 0.8831, 0.8821, 0.882, 0.8818, 0.8806, 0.8806, 0.8805, 0.879, 0.8786, 0.8781, 0.8765, 0.8751, 0.8747, 0.8746, 0.8741, 0.8688, 0.8678, 0.8675, 0.867, 0.8669, 0.8657, 0.8656, 0.8655, 0.8651, 0.8632, 0.8631, 0.8623, 0.8613, 0.8596, 0.855, 0.851, 0.8498, 0.8346, 0.8331, 0.8248, 0.8232, 0.8221, 0.8204, 0.8155, 0.8133, 0.8052, 0.8041, 0.7977, 0.7938, 0.7917, 0.7876, 0.7866, 0.7843, 0.7805, 0.7781, 0.761, 0.7361], "yaxis": "y4"}, {"marker": {"color": "Crimson", "size": [0.8634], "sizemin": 4, "sizemode": "area", "sizeref": 0.001437}, "mode": "markers", "name": "Best estimators", "showlegend": false, "text": ["{'ccp_alpha': 0.001, 'criterion': 'entropy', 'max_depth': 6, 'max_features': 'sqrt'}"], "type": "scatter", "x": ["sqrt"], "xaxis": "x4", "y": [0.8924], "yaxis": "y4"}], "layout": {"height": 720, "hovermode": "closest", "legend": {"traceorder": "reversed"}, "title": {"text": "Best score: 0.892357 with 'ccp_alpha': 0.001, 'criterion': 'entropy', 'max_depth': 6, 'max_features': 'sqrt'"}, "width": 820, "xaxis": {"anchor": "y", "domain": [0, 0.45], "title": {"text": "ccp_alpha"}}, "xaxis2": {"anchor": "y2", "domain": [0.55, 1], "title": {"text": "criterion"}}, "xaxis3": {"anchor": "y3", "domain": [0, 0.45], "title": {"text": "max_depth"}}, "xaxis4": {"anchor": "y4", "domain": [0.55, 1], "title": {"text": "max_features"}}, "yaxis": {"anchor": "x", "domain": [0.575, 1], "title": {"text": "Score"}}, "yaxis2": {"anchor": "x2", "domain": [0.575, 1], "title": {"text": "Score"}}, "yaxis3": {"anchor": "x3", "domain": [0, 0.425], "title": {"text": "Score"}}, "yaxis4": {"anchor": "x4", "domain": [0, 0.425], "title": {"text": "Score"}}}}
